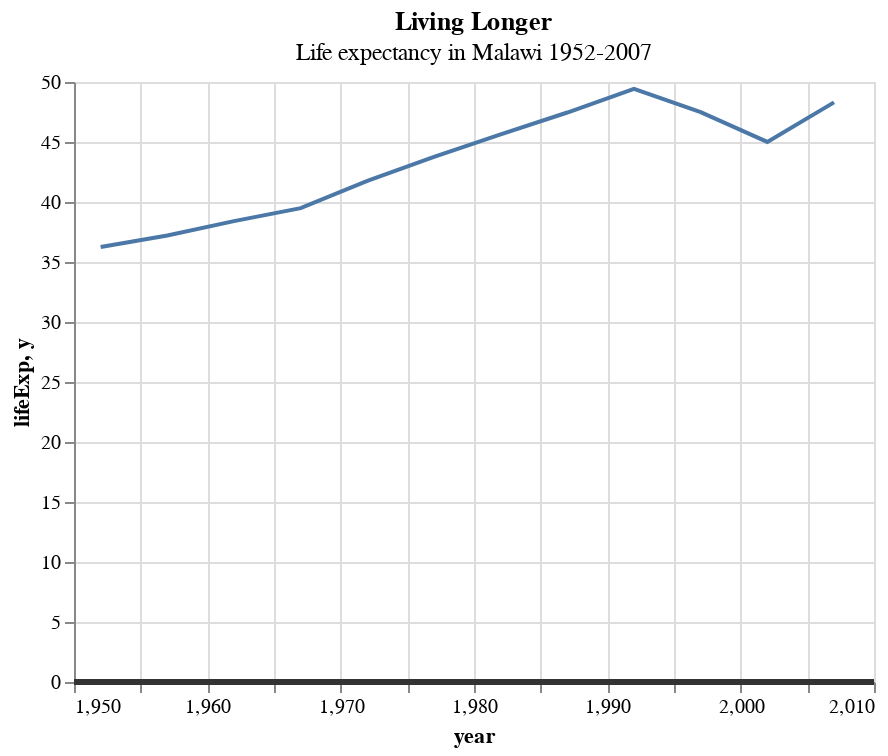

This figure's notebook cell:
### Code cell
## altair
line = (alt.Chart(line_df).mark_line().encode(
x='year',
y='lifeExp')
.properties(title={'text': 'Living Longer',
                   'subtitle': 'Life expectancy in Malawi 1952-2007'})
) 

# hline
overlay = overlay = pd.DataFrame({'y': [0]})
hline = alt.Chart(overlay).mark_rule(color='#333333', strokeWidth=3).encode(y='y:Q')

line + hline

### Figure 1 — Vega-Lite specification as saved in the notebook (floating-point values rounded to 4 significant figures)
{"config": {"view": {"continuousWidth": 400, "continuousHeight": 300}}, "layer": [{"data": {"name": "data-09bd37ab7bcd5f13694b463cd22b382a"}, "mark": "line", "encoding": {"x": {"type": "quantitative", "field": "year"}, "y": {"type": "quantitative", "field": "lifeExp"}}, "title": {"text": "Living Longer", "subtitle": "Life expectancy in Malawi 1952-2007"}}, {"data": {"name": "data-06fd9f850666401b4599de5588b60692"}, "mark": {"type": "rule", "color": "#333333", "strokeWidth": 3}, "encoding": {"y": {"type": "quantitative", "field": "y"}}}], "$schema": "https://vega.github.io/schema/vega-lite/v4.0.2.json", "datasets": {"data-09bd37ab7bcd5f13694b463cd22b382a": [{"country": "Malawi", "continent": "Africa", "year": 1952, "lifeExp": 36.26, "pop": 2917802, "gdpPercap": 369.2}, {"country": "Malawi", "continent": "Africa", "year": 1957, "lifeExp": 37.21, "pop": 3221238, "gdpPercap": 416.4}, {"country": "Malawi", "continent": "Africa", "year": 1962, "lifeExp": 38.41, "pop": 3628608, "gdpPercap": 427.9}, {"country": "Malawi", "continent": "Africa", "year": 1967, "lifeExp": 39.49, "pop": 4147252, "gdpPercap": 495.5}, {"country": "Malawi", "continent": "Africa", "year": 1972, "lifeExp": 41.77, "pop": 4730997, "gdpPercap": 584.6}, {"country": "Malawi", "continent": "Africa", "year": 1977, "lifeExp": 43.77, "pop": 5637246, "gdpPercap": 663.2}, {"country": "Malawi", "continent": "Africa", "year": 1982, "lifeExp": 45.64, "pop": 6502825, "gdpPercap": 632.8}, {"country": "Malawi", "continent": "Africa", "year": 1987, "lifeExp": 47.46, "pop": 7824747, "gdpPercap": 635.5}, {"country": "Malawi", "continent": "Africa", "year": 1992, "lifeExp": 49.42, "pop": 10014249, "gdpPercap": 563.2}, {"country": "Malawi", "continent": "Africa", "year": 1997, "lifeExp": 47.49, "pop": 10419991, "gdpPercap": 692.3}, {"country": "Malawi", "continent": "Africa", "year": 2002, "lifeExp": 45.01, "pop": 11824495, "gdpPercap": 665.4}, {"country": "Malawi", "continent": "Africa", "year": 2007, "lifeExp": 48.3, "pop": 13327079, "gdpPercap": 759.3}], "data-06fd9f850666401b4599de5588b60692": [{"y": 0}]}}
